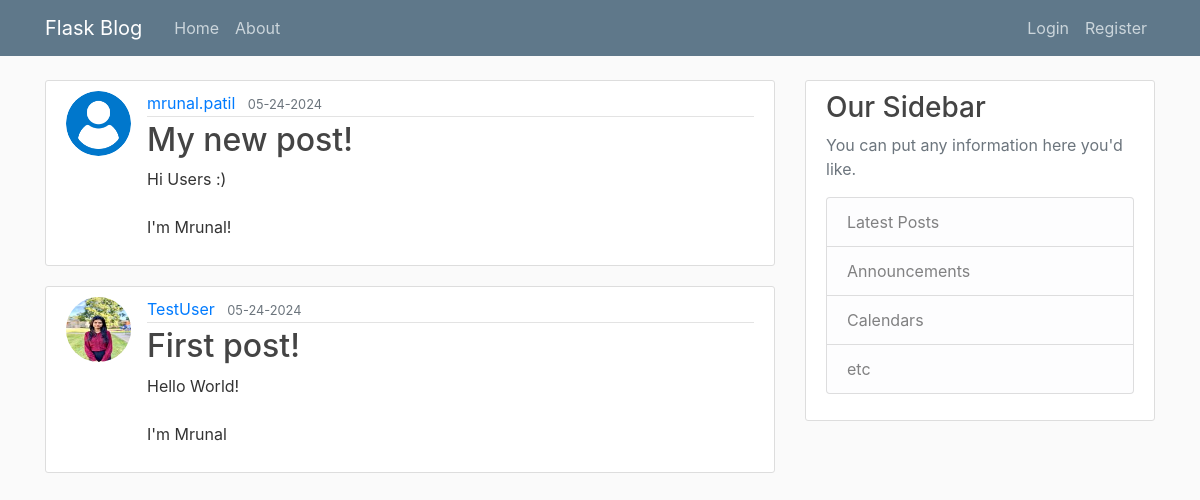
Page /home on the earlier database version.
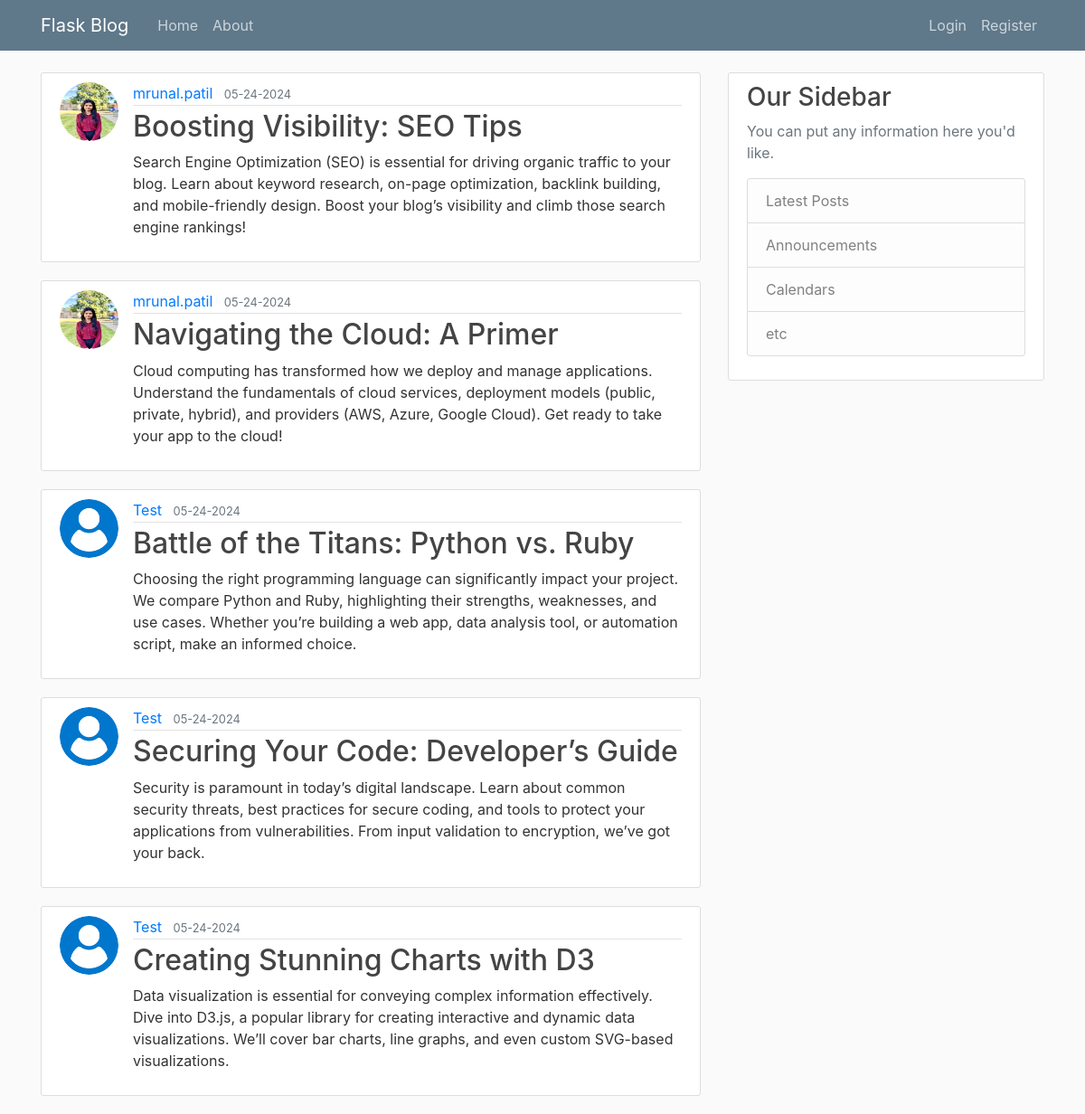
Same page on the later database version.
### flaskblog/models.py (models this page shows, shortened)
class Post(db.Model):
    id = db.Column(db.Integer, primary_key=True)
    title = db.Column(db.String(100), nullable=False)
    date_posted = db.Column(db.DateTime, nullable=False, default=datetime.utcnow)
    content = db.Column(db.Text, nullable=False)
    user_id = db.Column(db.Integer, db.ForeignKey('user.id'), nullable=False)

class User(db.Model, UserMixin):
    id = db.Column(db.Integer, primary_key=True)
    username = db.Column(db.String(20), unique=True, nullable=False)
    email = db.Column(db.String(120), unique=True, nullable=False)
    image_file = db.Column(db.String(20), nullable=False, default='default.jpg')
    password = db.Column(db.String(60), nullable=False)
    posts = db.relationship('Post', backref='author', lazy=True)

### flaskblog/routes.py (the view)
@app.route("/")
@app.route("/home")
def home():
    page = request.args.get('page', 1, type=int)
    posts = Post.query.order_by(Post.date_posted.desc()).paginate(page=page, per_page=5)
    return render_template('home.html', posts=posts)

### flaskblog/templates/home.html
{% extends "layout.html" %}
{%  block content %}
    {% for post in posts %}
        <article class="media content-section">
            <img class="rounded-circle article-img" src="{{ url_for('static', filename='profile_pics/' + post.author.image_file) }}">
            <div class="media-body">
            <div class="article-metadata">
                <a class="mr-2" href="#">{{ post.author.username }}</a>
                <small class="text-muted">{{ post.date_posted.strftime('%m-%d-%Y') }}</small>
            </div>
            <h2><a class="article-title" href="{{ url_for('post', post_id=post.id) }}">{{ post.title }}</a></h2>
            <p class="article-content">{{ post.content }}</p>
            </div>
        </article>
    {%  endfor %}
{%  endblock content %}

Differences in the rows shown:
no longer on this page (row unchanged): Post: image_file (placeholder picture), author.username "mrunal.patil", date_posted "05-24-2024", title "My new post!", content "Hi Users :) I'm Mrunal!"
no longer on this page (row unchanged): Post: image_file (picture), author.username "TestUser", date_posted "05-24-2024", title "First post!", content "Hello World! I'm Mrunal"
added Post: image_file (picture), author.username "mrunal.patil", date_posted "05-24-2024", title "Boosting Visibility: SEO Tips", content "Search Engine Optimization (SEO) is essential for driving organic traffic to your blog. Learn about keyword research, on-page optimization, backlink building, and mobile-friendly design. Boost your blog’s visibility and climb those search engine rankings!"
added Post: image_file (picture), author.username "mrunal.patil", date_posted "05-24-2024", title "Navigating the Cloud: A Primer", content "Cloud computing has transformed how we deploy and manage applications. Understand the fundamentals of cloud services, deployment models (public, private, hybrid), and providers (AWS, Azure, Google Cloud). Get ready to take your app to the cloud!"
added Post: image_file (placeholder picture), author.username "Test", date_posted "05-24-2024", title "Battle of the Titans: Python vs. Ruby", content "Choosing the right programming language can significantly impact your project. We compare Python and Ruby, highlighting their strengths, weaknesses, and use cases. Whether you’re building a web app, data analysis tool, or automation script, make an informed choice."
added Post: image_file (placeholder picture), author.username "Test", date_posted "05-24-2024", title "Securing Your Code: Developer’s Guide", content "Security is paramount in today’s digital landscape. Learn about common security threats, best practices for secure coding, and tools to protect your applications from vulnerabilities. From input validation to encryption, we’ve got your back."
added Post: image_file (placeholder picture), author.username "Test", date_posted "05-24-2024", title "Creating Stunning Charts with D3", content "Data visualization is essential for conveying complex information effectively. Dive into D3.js, a popular library for creating interactive and dynamic data visualizations. We’ll cover bar charts, line graphs, and even custom SVG-based visualizations."
